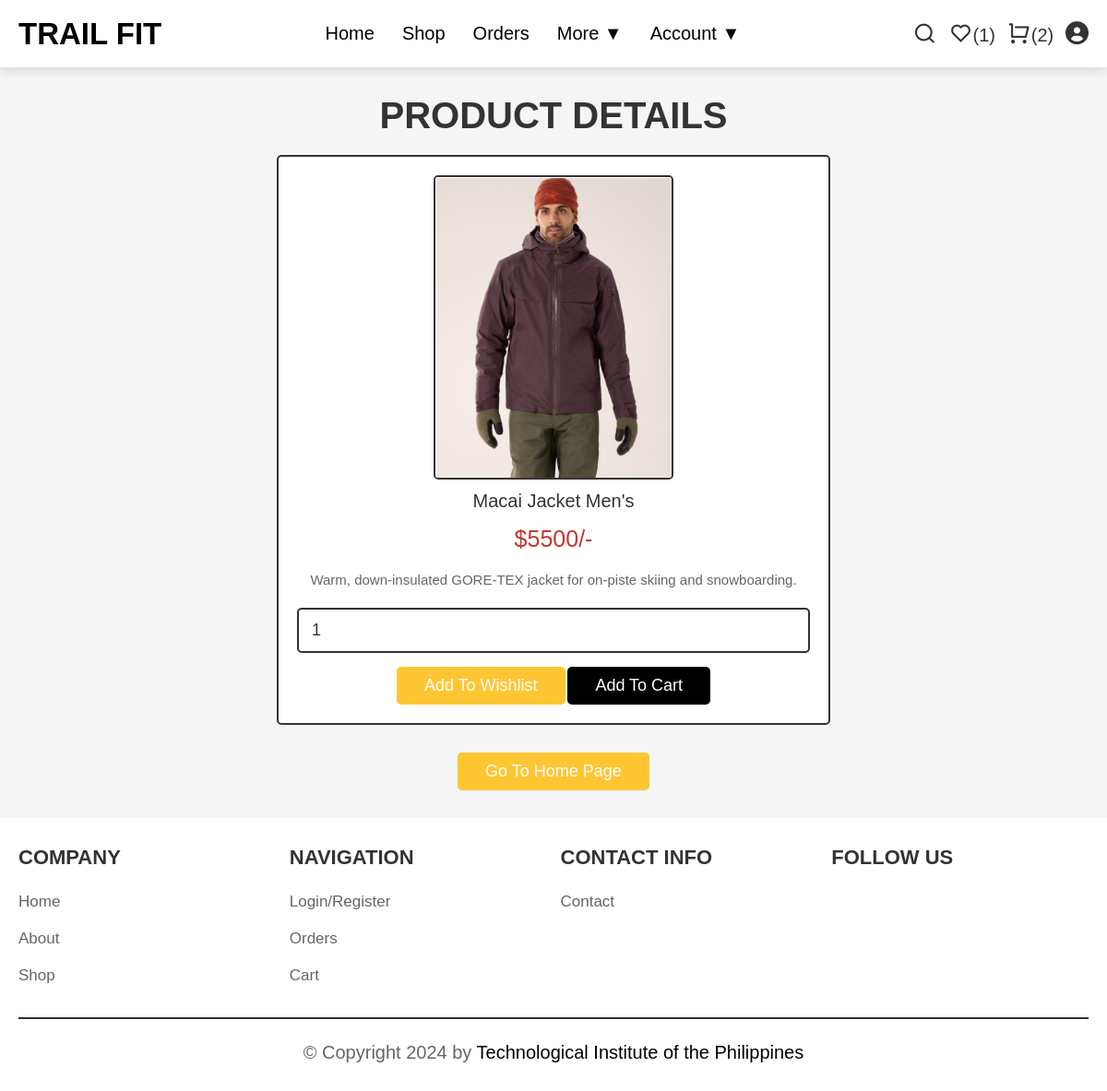
The page /view_page.php?pid=29 (signed in) on the database its author committed.
### tables this page shows
CREATE TABLE `products` (
  `id` int(100) NOT NULL,
  `name` varchar(100) NOT NULL,
  `details` varchar(500) NOT NULL,
  `price` int(100) NOT NULL,
  `image` varchar(100) NOT NULL
);

### view_page.php (the view, shortened to what this page needs)
<?php
@include 'config.php';
?>
<!DOCTYPE html>
<html lang="en">
<head>
   <link rel="stylesheet" href="https://cdnjs.cloudflare.com/ajax/libs/font-awesome/6.0.0/css/all.min.css">
   <link rel="stylesheet" href="css/style.css">
</head>
<body>
<?php @include 'header.php'; ?>
<section class="quick-view">
    <h1 class="title">product details</h1>
    <?php
        if(isset($_GET['pid'])){
            $pid = $_GET['pid'];
            $select_products = mysqli_query($conn, "SELECT * FROM `products` WHERE id = '$pid'") or die('query failed');
         if(mysqli_num_rows($select_products) > 0){
            while($fetch_products = mysqli_fetch_assoc($select_products)){
    ?>
    <form action="" method="POST">
         <img src="uploaded_img/<?php echo $fetch_products['image']; ?>" alt="" class="image">
         <div class="name"><?php echo $fetch_products['name']; ?></div>
         <div class="price">$<?php echo $fetch_products['price']; ?>/-</div>
         <div class="details"><?php echo $fetch_products['details']; ?></div>
         <input type="number" name="product_quantity" value="1" min="0" class="qty">
         <input type="submit" value="add to wishlist" name="add_to_wishlist" class="option-btn">
         <input type="submit" value="add to cart" name="add_to_cart" class="btn">
      </form>
    <?php
            }
        }else{
        echo '<p class="empty">no products details available!</p>';
        }
    }
    ?>
    <div class="more-btn">
        <a href="home.php" class="option-btn">go to home page</a>
    </div>
</section>
<?php @include 'footer.php'; ?>
</body>
</html>

### css/style.css (style rules this page uses)
:root { --blue:#000000; --red:#c0392b; --orange:#ffc633; --black:#333; --white:#fff; --light-color:#666; --light-white:#ccc; --light-bg:#f5f5f5; --border:.2rem solid var(--black); --box-shadow:0 .5rem 1rem rgba(0,0,0,.1); }
* { font-family: 'Rubik', sans-serif; margin:0; padding:0; box-sizing: border-box; outline: none; border:none; text-decoration: none; transition:all .2s linear; }
html { font-size: 62.5%; overflow-x: hidden; scroll-behavior: smooth; scroll-padding-top: 6.5rem; }
body { background: var(--light-bg); }
section { padding:3rem 2rem; }
.btn, .delete-btn, .option-btn { display: inline-block; border-radius: .5rem; margin-top: 1rem; font-size: 1.8rem; color:var(--white); cursor: pointer; padding:1rem 3rem; text-transform: capitalize; }
.btn { background-color: var(--blue); }
.option-btn { background-color: var(--orange); }
.more-btn { margin-top: 2rem; text-align: center; }
.title { text-align: center; margin-bottom: 2rem; color:var(--black); text-transform: uppercase; font-size: 4rem; }
.quick-view form { max-width: 60rem; padding:2rem; text-align: center; border:var(--border); box-shadow: var(--border); border-radius: .5rem; background-color: var(--white); margin:0 auto; }
.quick-view form .image { height: 33rem; border:var(--border); border-radius: .5rem; }
.quick-view form .name { margin:1rem 0; font-size: 2rem; color:var(--black); }
.quick-view form .price { color:var(--red); font-size: 2.5rem; padding:.5rem 0; }
.quick-view form .details { padding:1rem 0; font-size: 1.5rem; color:var(--light-color); line-height: 2; }
.quick-view form .qty { width: 100%; padding:1.2rem 1.4rem; font-size: 1.8rem; color:var(--black); border-radius: .5rem; border:var(--border); margin:.5rem 0; }

### rows shown on the page
products: image (picture), name "Macai Jacket Men's", price "5500", details "Warm, down-insulated GORE-TEX jacket for on-piste skiing and snowboarding."

### other values the page prints
$wishlist_num_rows "1"
$cart_num_rows "2"
